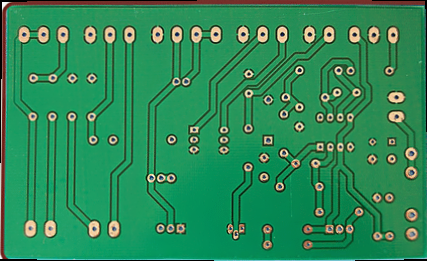
%> input picture 111.png, 427 x 261 px
$ octave morph.m   (GNU Octave 9; MATLAB toolbox functions it lacks are replaced by stand-ins)
%> lines starting %> are read from the running program, lines starting %| are printed output that depends on the picture; in (x1, y1, x2, y2) boxes, pixels count from 0 and x2, y2 are one past the last pixel; in counts of white or black regions, pixels touching at a corner belong together; the program's own positions count from 1
### icp.m
function [TR,TT,data] = icp(model,data,maxIter,minIter,critFun,thres)
if nargin<2

    error('To few input arguments');

elseif nargin<6

    thres=1e-5;                     % порог остановки
    if nargin<5
        critFun=0;                  % выбор функции
        if nargin<4
            minIter=5;              % мин. кол-во итераций
            if nargin<3
                maxIter=100;        % max number of icp iterations
            end
        end
    end

end
if or(isempty(model),isempty(data))
    error('Ошибка в модели данных');
end
% Задание стандартных значений
if isempty(maxIter)
    maxIter=100;
end
if isempty(minIter)
    minIter=5;
end
if isempty(critFun)
    critFun=0;
end
if isempty(thres)
    thres=1e-5;
end
% Определение размерностей
if (size(model,2)<size(model,1))
    mTranspose=true;
    m=size(model,2);
    M=size(model,1);
else
    mTranspose=false;
    m=size(model,1);
    M=size(model,2);
end
if (size(data,2)<size(data,1))
    data=data';
end
if m~=size(data,1)
    error('Размерности не одинаковы');
end
N=size(data,2);
% Составление структуры поиска двух ближайших точек
if m<4
    if mTranspose
        DT=delaunayTriangulation(model);
    else
        DT=delaunayTriangulation(model');
    end
else
    DT=[];
    resid=zeros(N,1);
    vi=ones(N,1);
end
% Инициализация трансформации
TR=eye(m);
TT=zeros(m,1);
% Начало алгоритма
res=9e99;
for iter=1:maxIter

    oldres=res;

    % Поиск ближайих точек из двух облаков

    if isempty(DT)
        if mTranspose
            for i=1:N
                mival=9e99;
                for j=1:M
                    val=norm(data(:,i)-model(j,:)');
                    if val<mival
                        mival=val;
                        vi(i)=j;
                        resid(i)=val;
                    end
                end
            end
        else
            for i=1:N
                mival=9e99;
                for j=1:M
                    val=norm(data(:,i)-model(:,j));
                    if val<mival
                        mival=val;
                        vi(i)=j;
                        resid(i)=val;
                    end
                end
            end
        end
    else
        [vi,resid] = nearestNeighbor(DT,data');
    end

    switch critFun

        case 0

            res=mean(resid.^2);

            med=mean(data,2);
            if mTranspose
                mem=mean(model(vi,:),1);
                C=data*model(vi,:)-(N*med)*mem;
                [U,~,V]=svd(C);
                Ri=V*U';
                if det(Ri)<0
                    V(:,end)=-V(:,end);
                    Ri=V*U';
                end
                Ti=mem'-Ri*med;
            else
                mem=mean(model(:,vi),2);
                C=data*model(:,vi)'-(N*med)*mem';
                [U,~,V]=svd(C);
                Ri=V*U';
                if det(Ri)<0
                    V(:,end)=-V(:,end);
                    Ri=V*U';
                end
                Ti=mem-Ri*med;
            end

        otherwise

            kRob = 1.9*median(resid);

            maxResid=max(resid);
            if kRob<1e-6*maxResid
                kRob=0.3*maxResid;
            elseif maxResid==0
                kRob=1;
            end

            res=mean(resid(resid<1.5*kRob).^2);
            suWghs=sum(wghs);

            med=(data*wghs)/suWghs;
            if mTranspose
                mem=(wghs'*model(vi,:))/suWghs;
                C=data*(model(vi,:).*repmat(wghs,1,m))-(suWghs*med)*mem;
                [U,~,V]=svd(C);
                Ri=V*U';
                if det(Ri)<0
                    V(:,end)=-V(:,end);
                    Ri=V*U';
                end
                Ti=mem'-Ri*med;
            else
                mem=(model(:,vi)*wghs)/suWghs;
                C=(data.*repmat(wghs',m,1))*model(:,vi)'-(suWghs*med)*mem';
                [U,~,V]=svd(C);
                Ri=V*U';
                if det(Ri)<0
                    V(:,end)=-V(:,end);
                    Ri=V*U';
                end
                Ti=mem-Ri*med;
            end

    end

    data=Ri*data;                       % Применение трансформации
    for i=1:m
        data(i,:)=data(i,:)+Ti(i);
    end

    TR=Ri*TR;
    TT=Ri*TT+Ti;

    if iter >= minIter
        if abs(oldres-res) < thres
            break
        end
    end

end

### morph.m
echo off
clear all;
close all;

fu8=imread('111.png');
%> fu8 is the input picture: size 261x427x3 uint8; mean R, G, B 44.9, 137, 87.2
[hg,wd,cn]=size(fu8);
%> hg = 261; wd = 427; cn = 3
figure; imshow(fu8);
f=mat2gray(fu8(:,:,1)); % ������� ���������� �����
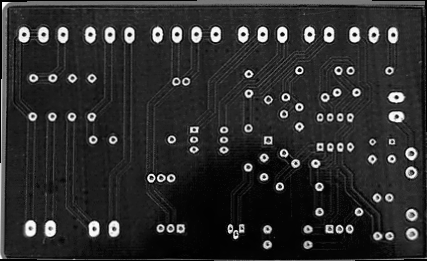
%> f: size 261x427 double; min 0, max 1, mean 0.178
A=im2bw(f); % �����������
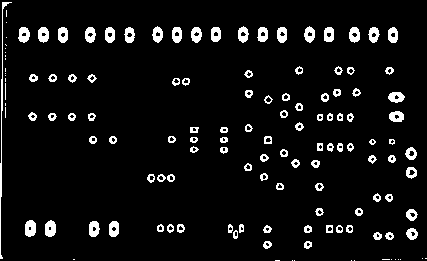
%> A: size 261x427 logical; 6.3% white; 134 white regions (28 under 20 px), largest, box (x1, y1, x2, y2) and area: (0, 2, 12, 259) 356, (25, 220, 36, 237) 154, (45, 220, 56, 237) 150
figure; imshow(A);
A=imfill(A,'holes')~=A; % ���������� ������ ��� ��������� ���������
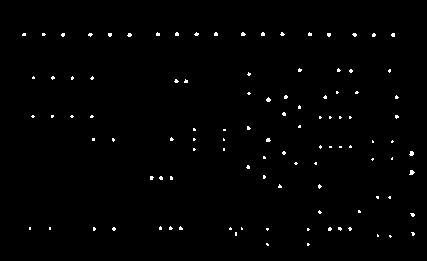
%> A: size 261x427 logical; 0.95% white in thin lines or dots, all inside (x1, y1, x2, y2) = (22, 32, 415, 246)
figure; imshow(A);
s=regionprops(A,'centroid'); % ��������� ������� ���������
%> s = 105 regions; first 5, Centroid: [24.6 35.1], [30.5 229], [33.5 117], [34 78.3], [44.2 35]
centroids=round(cat(1,s.Centroid)); % ���������� �� �������
%> centroids = 105 rows, first 12: [25 35; 31 229; 34 117; 34 78; 44 35; 51 229; 53 78; 53 117; 64 35; 73 117; 73 79; 91 35]
B=zeros(hg,wd); B(sub2ind(size(A),centroids(:,2),centroids(:,1)))=1;
%> after `B(sub2ind(size(A),centroids(:,2),centroids(:,1)))=1`:
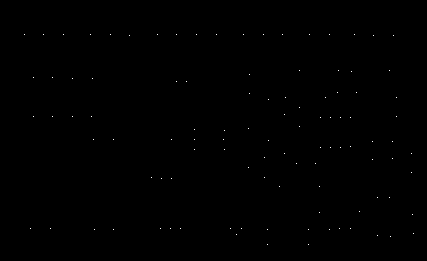
%> B: size 261x427 double; values 0 (black) and 1 (white), 0.09% white in thin lines or dots, all inside (x1, y1, x2, y2) = (24, 34, 414, 245)
figure; imshow(B);

%writematrix(centroids, 'coordstop.txt');% ������ ��������� ������� � ���� ��� ��������
centroids2=readmatrix("coordstop.txt");% ���������� ������ ��������� ��� ���������
model=rot90(centroids);%������������ ��������� � ������� ��� ���������� ����
%> model = 105 columns, first 8: [35 229 117 78 35 229 78 117; 25 31 34 34 44 51 53 53]
data=rot90(centroids2);
i = 1;% ����� �������� ������ ��� ��������� ������
while i < height(centroids2)
    data(1,i) = data(1,i) + 10;
    data(2,i) = data(2,i) + 10;
    i = i + 1;
end
figure(1)
plot(model(1,:),model(2,:),'r.',data(1,:),data(2,:),'b.'), axis equal % ����� ��������� ������
%> after `axis equal`:
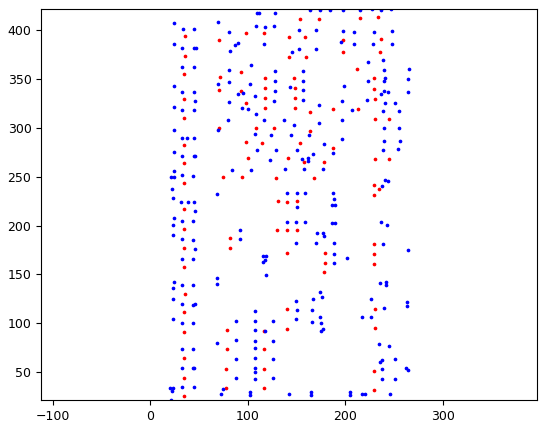
%> figure redrawn from the program's plot data
[RotMat,TransVec,dataOut]=icp(model,data);%���������� ��������� ICP
%> in icp, `m=size(model,1);`: m = 2
%> in icp, `M=size(model,2);`: M = 105
%> the run ends on the next line
